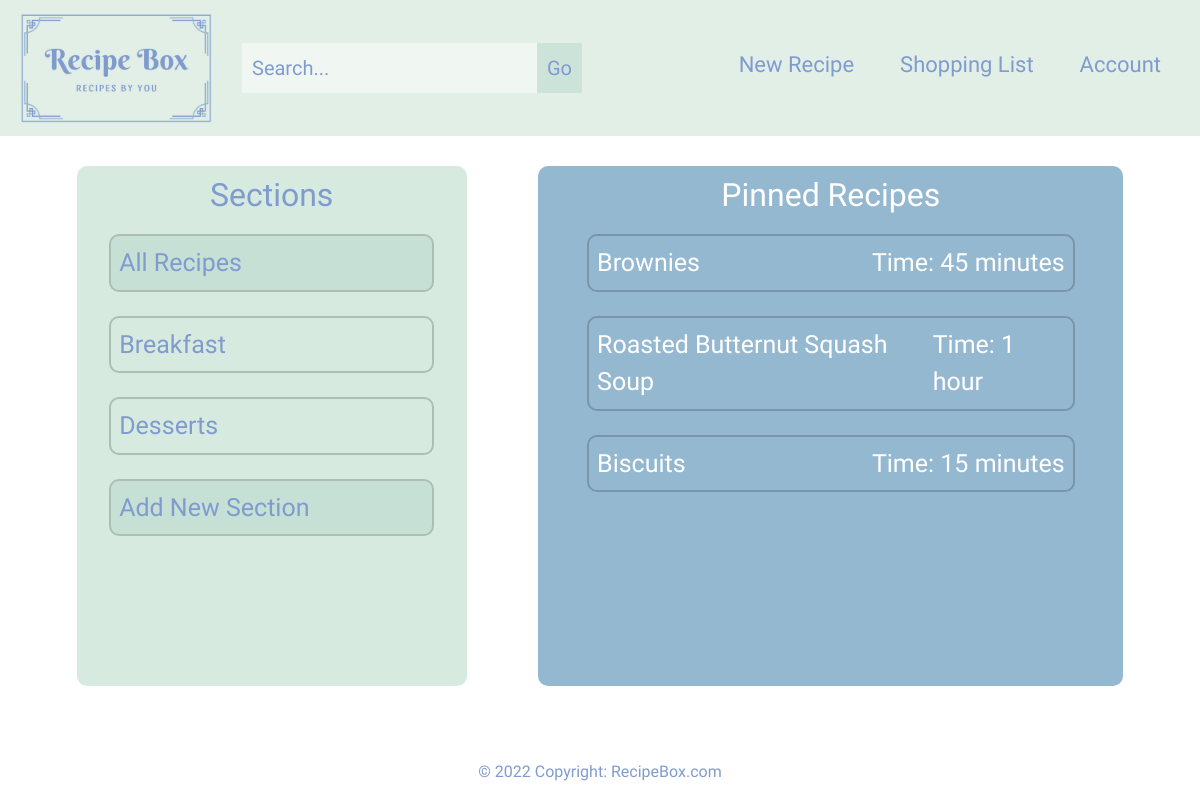
Screenshot of / (signed in) with the database file from the repository.
### base/models.py (models this page shows, shortened)
class Section(models.Model):
    user = models.ForeignKey(settings.AUTH_USER_MODEL, on_delete=models.CASCADE)
    name = models.CharField(max_length=120)
    slug = models.SlugField(unique=True, blank=True, null=True)
    description = models.TextField(null=True, blank=True)
    order_index = models.PositiveIntegerField(null=True, blank=True)
    color = models.CharField(max_length = 16, default="#ffffff")
    class Meta:
        verbose_name = ('Section')
        verbose_name_plural = ('Sections')

class Recipe(models.Model):
    user = models.ForeignKey(settings.AUTH_USER_MODEL, on_delete=models.CASCADE)
    name = models.CharField(max_length = 150)
    slug = models.SlugField(unique=True, blank=True, null=True)
    time_to_make = models.CharField(max_length=25, default=0)
    time_unit = models.CharField(max_length=10, default='minutes')
    timestamp = models.DateTimeField(auto_now_add=True)
    updated = models.DateTimeField(auto_now=True)
    section = models.ManyToManyField(Section)
    pinned = models.BooleanField(default=False)
    class Meta:
        verbose_name = ('Recipe')
        verbose_name_plural = ('Recipes')
    def get_absolute_url(self):
        return reverse("individual_recipe", kwargs={"title": self.slug})

### base/views.py (the view)
# urls.py: path("", views.home, name="home"),
@login_required(login_url="/login")
def home(request):
    section_qs = Section.objects.filter(user=request.user)
    pinned_qs = Recipe.objects.filter(Q(user=request.user) & Q(pinned=True))
    context = {
        "home_section_list": section_qs,
        "pinned_recipes_list": pinned_qs,
    }
    return render(request, "home.html", context)

### templates/home.html (shortened to what this page needs)
{% extends "base.html" %}
{% block page_content %}
<section id="home">
    <div class="container-fluid">
            <div class="row">
                <div class="col-sm-4 section-col">
                    <h2>Sections</h2>
                    <div class="row">
                        <a class="col-link col-sm-10 mini-section-special" href="/all_recipes">All Recipes</a>
                        {% for x in home_section_list %}
                        <a class="col-link col-sm-10 mini-section" id="section-block" href="/section/{{ x.slug }}">{{ x.name }}</a>
                        {% endfor %}
                        <a class="col-link col-sm-10 mini-section-special" href="/section">Add New Section</a>
                    </div>
                </div>
                <div class="col-sm-6 pinned-col">
                    <h2>Pinned Recipes</h2>
                    <div class="row">
                        {% for x in pinned_recipes_list %}
                        <a class="col-sm-10 mini-pinned pinned-link" href="{{ x.get_absolute_url }}">
                            <p class="pinned-recipes-text">{{ x.name }}</p>
                            <p class="pinned-recipes-text">Time: {{ x.time_to_make }} {{ x.time_unit }}</p>
                        </a>
                        {% endfor %}
                    </div>
                </div>
            </div>
        </div>
    </div>
{% endblock %}

### static/styles/style.css (style rules this page uses)
body, #landing { padding: 0; margin: 0; background: #ffff; font-family: 'Sansita', sans-serif; position: relative; min-height: 100vh; }
#home { padding-top: 20px; }
.section-col { background: #d6eadf; }
.pinned-col { background: #95b8d1; }
.section-col h2 { color: #809bce; }
.pinned-col h2 { color: #ffff; }
.section-col, .pinned-col { text-align: center; margin: 10px; padding-top: 10px; padding-bottom: 10px; min-height: 65vh; }
.section-col, .pinned-col, .mini-section, .mini-section-special, .mini-pinned { border-radius: 10px; }
.mini-section, .mini-section-special { border: 2px solid #aebeb5; color: #809bce; }
.mini-section-special { background: rgba(184, 216, 205, .5) }
.mini-pinned { border: 2px solid #7995a9; color: #ffffff; display: flex; justify-content: space-between; align-items: center; padding: 10px; }
.mini-section, .mini-pinned, .mini-section-special { padding: 8px; font-size: 25px; text-align: left; margin: 12px; }
.col-link { color: #809bce; }
.col-link:link, .pinned-link:link { text-decoration: none; }
.pinned-link { color: #ffffff; }
#home .row { justify-content: space-evenly; }
.all-recipes-text, .pinned-recipes-text, .search-text, .account-text, .individual-section-text { margin: 0; }

### rows the page displays
Section: name "Breakfast"
Section: name "Desserts"
Recipe: name "Brownies", time_to_make "45", time_unit "minutes"
Recipe: name "Roasted Butternut Squash Soup", time_to_make "1", time_unit "hour"
Recipe: name "Biscuits", time_to_make "15", time_unit "minutes"
